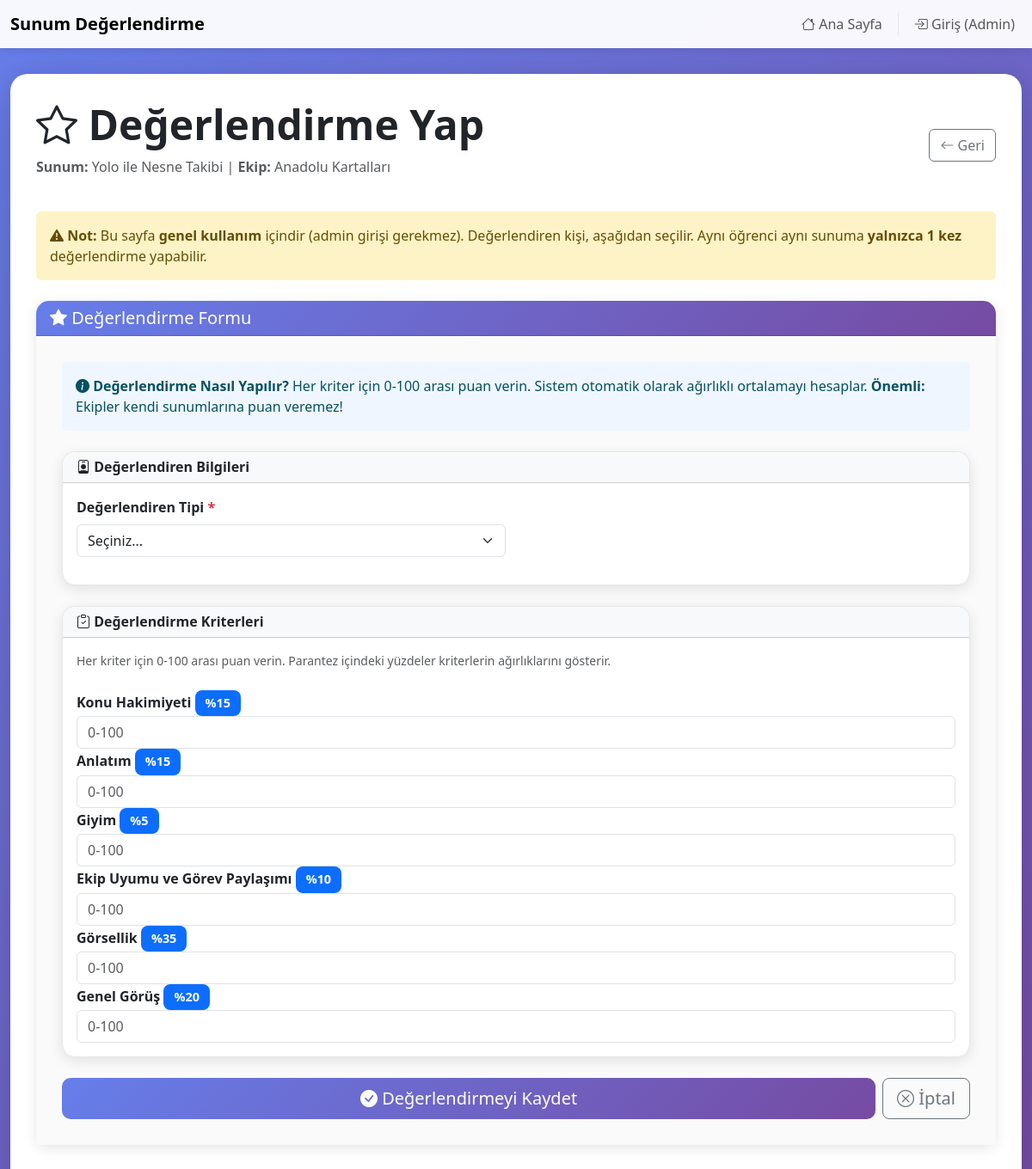
Screenshot of /sunum/2/degerlendirme with the database file from the repository.
### sunum_app/models.py (models this page shows, shortened)
class Sunum(db.Model):
    id = db.Column(db.Integer, primary_key=True)
    baslik = db.Column(db.String(200), nullable=False)
    aciklama = db.Column(db.Text)
    sunum_tarihi = db.Column(db.DateTime, nullable=False, default=datetime.utcnow)
    ekip_id = db.Column(db.Integer, db.ForeignKey("ekip.id"), nullable=False)
    degerlendirmeler = db.relationship(
        "Degerlendirme", backref="sunum", lazy=True, cascade="all, delete-orphan"
    )

class Ekip(db.Model):
    id = db.Column(db.Integer, primary_key=True)
    isim = db.Column(db.String(200), nullable=False)
    aciklama = db.Column(db.Text)
    ogrenciler = db.relationship("Ogrenci", backref="ekip", lazy=True)
    sunumlar = db.relationship("Sunum", backref="ekip", lazy=True)

class Ayarlar(db.Model):
    id = db.Column(db.Integer, primary_key=True)
    konu_hakimiyeti_agirlik = db.Column(db.Float, default=15.0)
    anlatim_agirlik = db.Column(db.Float, default=15.0)
    giyim_agirlik = db.Column(db.Float, default=5.0)
    ekip_uyumu_agirlik = db.Column(db.Float, default=10.0)
    gorsellik_agirlik = db.Column(db.Float, default=35.0)
    genel_gorus_agirlik = db.Column(db.Float, default=20.0)
    konu_hakimiyeti_etiket = db.Column(db.String(200), default="Konu Hakimiyeti")
    anlatim_etiket = db.Column(db.String(200), default="Anlatım")
    giyim_etiket = db.Column(db.String(200), default="Giyim")
    ekip_uyumu_etiket = db.Column(db.String(200), default="Ekip Uyumu ve Görev Paylaşımı")
    gorsellik_etiket = db.Column(db.String(200), default="Görsellik")
    genel_gorus_etiket = db.Column(db.String(200), default="Genel Görüş")
    ogretmen_notu_agirlik = db.Column(db.Float, default=60.0)
    ogrenci_notu_agirlik = db.Column(db.Float, default=40.0)
    aktif = db.Column(db.Boolean, default=True)
    @classmethod
    def get_aktif_ayarlar(cls) -> "Ayarlar":
        ayarlar = cls.query.filter_by(aktif=True).first()
        if not ayarlar:
            ayarlar = cls()
            db.session.add(ayarlar)
            db.session.commit()
        return ayarlar

### sunum_app/controllers.py (the view, shortened to what this page needs)
class DegerlendirmeYapView(MethodView):
    def get(self, sunum_id: int):
        sunum = Sunum.query.get_or_404(sunum_id)
        existing_student_rows = (
            db.session.query(Degerlendirme.degerlendiren_ogrenci_id)
            .filter(
                Degerlendirme.sunum_id == sunum_id,
                Degerlendirme.degerlendiren_tipi == "ogrenci",
                Degerlendirme.degerlendiren_ogrenci_id.isnot(None),
            )
            .all()
        )
        existing_student_ids = [row[0] for row in existing_student_rows if row[0] is not None]
        query = Ogrenci.query.filter(Ogrenci.ekip_id != sunum.ekip_id)
        if existing_student_ids:
            query = query.filter(~Ogrenci.id.in_(existing_student_ids))
        ogrenciler = query.all()
        ogretmenler = Ogretmen.query.all()
        ayarlar_obj = Ayarlar.get_aktif_ayarlar()
        kriterler = [
            {
                "key": "konu_hakimiyeti",
                "label": ayarlar_obj.konu_hakimiyeti_etiket or "Konu Hakimiyeti",
                "weight": ayarlar_obj.konu_hakimiyeti_agirlik,
            },
            {
                "key": "anlatim",
                "label": ayarlar_obj.anlatim_etiket or "Anlatım",
                "weight": ayarlar_obj.anlatim_agirlik,
            },
            {
                "key": "giyim",
                "label": ayarlar_obj.giyim_etiket or "Giyim",
                "weight": ayarlar_obj.giyim_agirlik,
            },
            {
                "key": "ekip_uyumu",
                "label": ayarlar_obj.ekip_uyumu_etiket or "Ekip Uyumu ve Görev Paylaşımı",
                "weight": ayarlar_obj.ekip_uyumu_agirlik,
            },
            {
                "key": "gorsellik",
                "label": ayarlar_obj.gorsellik_etiket or "Görsellik",
                "weight": ayarlar_obj.gorsellik_agirlik,
            },
            {
                "key": "genel_gorus",
                "label": ayarlar_obj.genel_gorus_etiket or "Genel Görüş",
                "weight": ayarlar_obj.genel_gorus_agirlik,
            },
        ]
        return render_template(
            "degerlendirme_yap.html",
            sunum=sunum,
            ogrenciler=ogrenciler,
            ogretmenler=ogretmenler,
            kriterler=kriterler,
        )

### sunum_app/models.py (called while the page is built)
    @property
    def tam_ad(self) -> str:
        return f"{self.ad} {self.soyad}"

    @property
    def tam_ad(self) -> str:
        return f"{self.ad} {self.soyad}"

### templates/degerlendirme_yap.html (shortened to what this page needs)
{% extends 'base.html' %}
{% block content %}
<div class="d-flex justify-content-between align-items-center mb-4">
    <div>
        <h1 class="display-5 fw-bold">
            <i class="bi bi-star"></i> Değerlendirme Yap
        </h1>
        <p class="text-muted">
            <strong>Sunum:</strong> {{ sunum.baslik }} |
            <strong>Ekip:</strong> {{ sunum.ekip.isim }}
        </p>
    </div>
    <a href="{{ url_for('sunum_detay', sunum_id=sunum.id) }}" class="btn btn-outline-secondary">
        <i class="bi bi-arrow-left"></i> Geri
    </a>
</div>
<div class="alert alert-warning border-0 mb-4" role="alert" style="background: #fef3c7; border-left: 4px solid #f59e0b;">
    <i class="bi bi-exclamation-triangle-fill"></i>
    <strong>Not:</strong>
    Bu sayfa <strong>genel kullanım</strong> içindir (admin girişi gerekmez).
    Değerlendiren kişi, aşağıdan seçilir.
    Aynı öğrenci aynı sunuma <strong>yalnızca 1 kez</strong> değerlendirme yapabilir.
</div>
<div class="card" style="border: none; box-shadow: 0 4px 15px rgba(0,0,0,0.1); border-radius: 12px;">
    <div class="card-header" style="background: linear-gradient(135deg, #667eea 0%, #764ba2 100%); color: white; border-radius: 12px 12px 0 0;">
        <h5 class="mb-0">
            <i class="bi bi-star-fill"></i> Değerlendirme Formu
        </h5>
    </div>
    <div class="card-body" style="background: #fafafa; padding: 30px;">
        <div class="alert alert-info border-0 mb-4" style="background: #eff6ff; border-left: 4px solid #3b82f6;">
            <i class="bi bi-info-circle-fill"></i>
            <strong>Değerlendirme Nasıl Yapılır?</strong>
            Her kriter için 0-100 arası puan verin. Sistem otomatik olarak ağırlıklı ortalamayı hesaplar.
            <strong>Önemli:</strong> Ekipler kendi sunumlarına puan veremez!
        </div>
        <form method="POST">
            <div class="card mb-4" style="border: 1px solid #e5e7eb;">
                <div class="card-header bg-light">
                    <h6 class="mb-0 fw-bold">
                        <i class="bi bi-person-badge"></i> Değerlendiren Bilgileri
                    </h6>
                </div>
                <div class="card-body">
                    <div class="row">
                        <div class="col-md-6 mb-3">
                            <label class="form-label fw-bold">Değerlendiren Tipi <span class="text-danger">*</span></label>
                            <select class="form-select" name="degerlendiren_tipi" id="degerlendiren_tipi" required>
                                <option value="">Seçiniz...</option>
                            </select>
                        </div>
                    </div>
                </div>
            </div>
            <div class="card mb-4" style="border: 1px solid #e5e7eb;">
                <div class="card-header bg-light">
                    <h6 class="mb-0 fw-bold">
                        <i class="bi bi-clipboard-check"></i> Değerlendirme Kriterleri
                    </h6>
                </div>
                <div class="card-body">
                    <p class="text-muted small mb-4">
                        Her kriter için 0-100 arası puan verin. Parantez içindeki yüzdeler kriterlerin ağırlıklarını gösterir.
                    </p>
                    <div class="kriter-list">
                        {% for k in kriterler %}
                        <div class="kriter-row{% if loop.last %} mb-0{% endif %}">
                            <div class="kriter-title">
                                <span class="fw-bold">{{ k.label }}</span>
                                <span class="badge bg-primary">%{{ k.weight|round|int }}</span>
                            </div>
                            <input type="number" class="form-control kriter-input" name="{{ k.key }}" min="0" max="100" step="0.1" placeholder="0-100" required>
                        </div>
                        {% endfor %}
                    </div>
                </div>
            </div>
            <div class="d-flex gap-2">
                <button type="submit" class="btn btn-primary btn-lg flex-fill"
                        style="background: linear-gradient(135deg, #667eea 0%, #764ba2 100%); border: none;">
                    <i class="bi bi-check-circle-fill"></i> Değerlendirmeyi Kaydet
                </button>
                <a href="{{ url_for('sunum_detay', sunum_id=sunum.id) }}" class="btn btn-outline-secondary btn-lg">
                    <i class="bi bi-x-circle"></i> İptal
                </a>
            </div>
        </form>
    </div>
</div>
{% endblock %}

### templates/base.html (style rules this page uses)
:root { --primary-color: #4f46e5; --secondary-color: #7c3aed; }
body { background: linear-gradient(135deg, #667eea 0%, #764ba2 100%); min-height: 100vh; font-family: 'Segoe UI', Tahoma, Geneva, Verdana, sans-serif; }
.card { border: none; border-radius: 15px; box-shadow: 0 4px 15px rgba(0,0,0,0.1); transition: transform 0.3s; margin-bottom: 20px; }
.btn-primary { background: linear-gradient(135deg, var(--primary-color) 0%, var(--secondary-color) 100%); border: none; border-radius: 10px; }
.card-header { border-radius: 15px 15px 0 0 !important; }
.badge { padding: 8px 12px; border-radius: 8px; font-size: 0.9rem; }

### rows the page displays
Sunum: baslik "Yolo ile Nesne Takibi"
Ekip: ekip.isim "Anadolu Kartalları"
Ayarlar: label "Konu Hakimiyeti", weight "15", label "Anlatım", label "Giyim", weight "5", label "Ekip Uyumu ve Görev Paylaşımı", weight "10", label "Görsellik", weight "35", label "Genel Görüş", weight "20"
